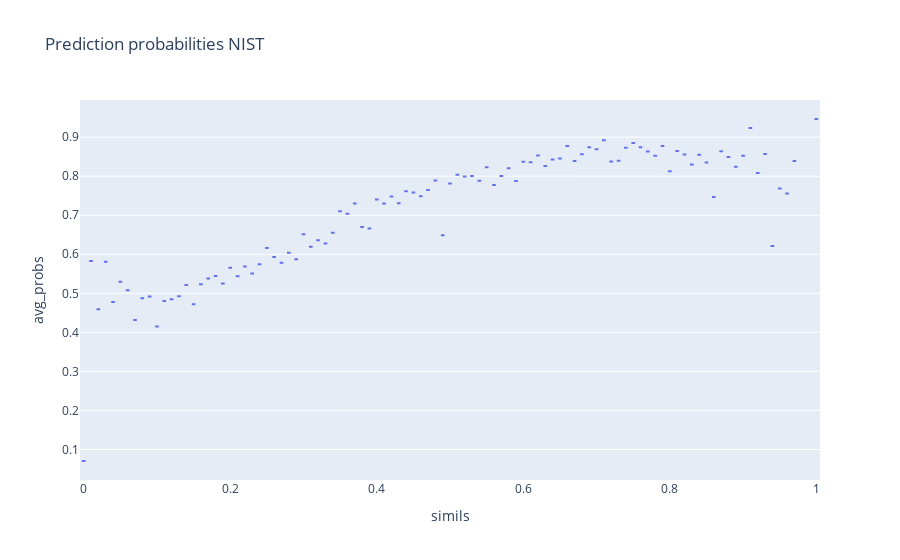
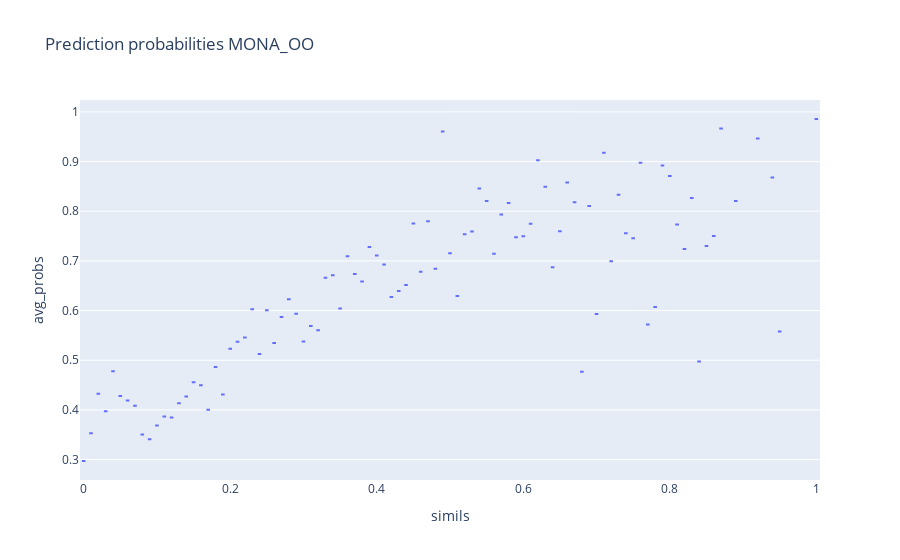
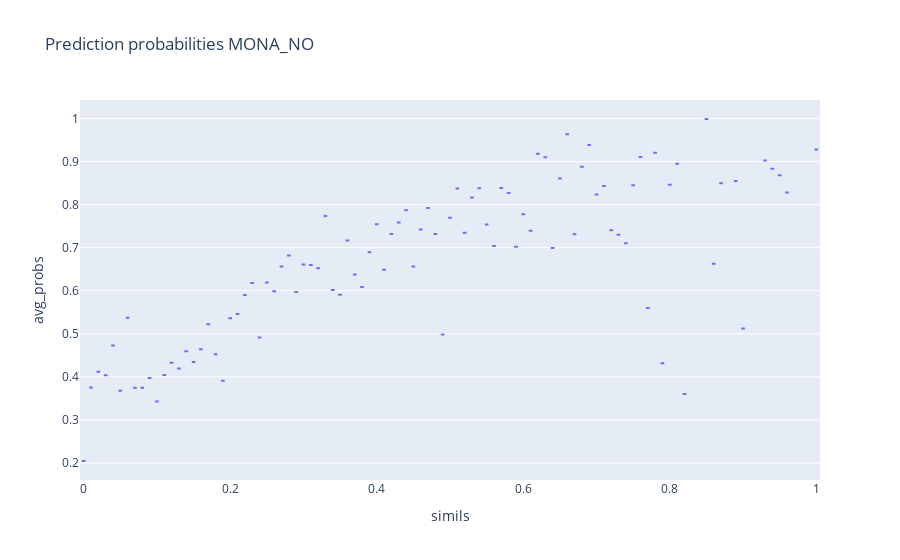
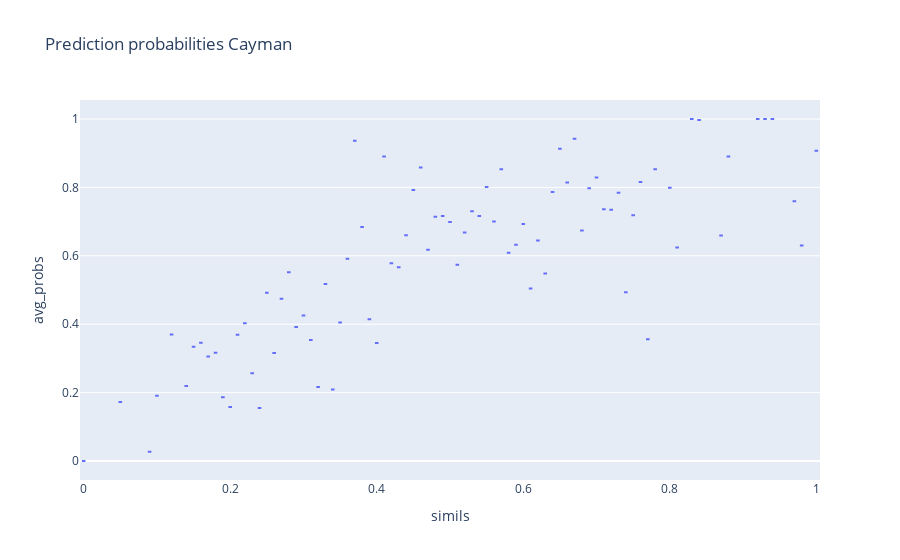

The notebook cell these images were saved under, in order:
### Code cell
import math

def extract_probs(predictions_file):
    probs = []
    with open(predictions_file, "r") as f:
        for line in f:
            line = line.strip()
            linedict = json.loads(line)
            if not linedict:
                probs.append(0)
                continue
            max_prob = max(list(linedict.values()))
            probs.append(max_prob)
    return probs

def extract_simils(best_preds_file):
    simils = []
    with open(best_preds_file, "r") as f:
        for line in f:
            line = line.strip()
            linedict = json.loads(line)
            if not linedict:
                simils.append(0)
                continue
            simil = linedict["simil_best_simil_morgan_tanimoto"]
            simils.append(simil)
    return simils

def count_probs(prob_simil, num_bins=100):
    c = [list() for i in range(num_bins+1)]
    for prob, simil in prob_simil:
        c[int(simil*num_bins)].append(prob)
    return c

def visualize_probs(predictions_dict, num_bins=100, pick_first_n=None):
    total_mean_probs = {}
    avg_simils = {}
    dataset_size = {}
    for dataset, prob_file in predictions_dict.items():
        simils = extract_simils(prob_file.replace("predictions.jsonl", "df_best_predictions.jsonl"))
        probs = extract_probs(prob_file)
        simils, probs = simils[:pick_first_n], probs[:pick_first_n]
        prob_simil = list(zip(probs, simils))
        all_probs = count_probs(prob_simil, num_bins=num_bins)
        mean_probs = [sum(l)/len(l) if len(l)>0 else None for l in all_probs]
        total_mean_prob = sum([sum(l) for l in all_probs])/sum([len(l) for l in all_probs])
        df = pd.DataFrame({"avg_probs": mean_probs, "simils": [i/num_bins for i in range(num_bins+1)]})
        fig = px.box(df, x="simils", y="avg_probs", title=f"Prediction probabilities {dataset}")
        fig.show()

        total_mean_probs[dataset] = total_mean_prob
        avg_simils[dataset] = sum(simils)/len(simils)
        dataset_size[dataset] = len(simils)
    return total_mean_probs, avg_simils, dataset_size

total_mean_probs, avg_simils, dataset_size = visualize_probs(predictions, num_bins=100, pick_first_n=None)

for dataset, mean_prob in total_mean_probs.items():
    print(f"Mean probability and men similarity for {dataset}: {mean_prob:.4f}, {avg_simils[dataset]:.4f}, dataset size {dataset_size[dataset]}")

### Figure 1 — Plotly figure (JSON) as saved in the notebook; plotly's stock layout.template omitted (floating-point values rounded to 4 significant figures)
{"data": [{"alignmentgroup": "True", "hovertemplate": "simils=%{x}<br>avg_probs=%{y}<extra></extra>", "legendgroup": "", "marker": {"color": "#636efa"}, "name": "", "notched": false, "offsetgroup": "", "orientation": "v", "showlegend": false, "type": "box", "x": [0, 0.01, 0.02, 0.03, 0.04, 0.05, 0.06, 0.07, 0.08, 0.09, 0.1, 0.11, 0.12, 0.13, 0.14, 0.15, 0.16, 0.17, 0.18, 0.19, 0.2, 0.21, 0.22, 0.23, 0.24, 0.25, 0.26, 0.27, 0.28, 0.29, 0.3, 0.31, 0.32, 0.33, 0.34, 0.35, 0.36, 0.37, 0.38, 0.39, 0.4, 0.41, 0.42, 0.43, 0.44, 0.45, 0.46, 0.47, 0.48, 0.49, 0.5, 0.51, 0.52, 0.53, 0.54, 0.55, 0.56, 0.57, 0.58, 0.59, 0.6, 0.61, 0.62, 0.63, 0.64, 0.65, 0.66, 0.67, 0.68, 0.69, 0.7, 0.71, 0.72, 0.73, 0.74, 0.75, 0.76, 0.77, 0.78, 0.79, 0.8, 0.81, 0.82, 0.83, 0.84, 0.85, 0.86, 0.87, 0.88, 0.89, 0.9, 0.91, 0.92, 0.93, 0.94, 0.95, 0.96, 0.97, 0.98, 0.99, 1], "x0": " ", "xaxis": "x", "y": [0.07037, 0.5831, 0.4593, 0.5811, 0.4778, 0.5295, 0.5077, 0.4318, 0.487, 0.4921, 0.4149, 0.4802, 0.4849, 0.4925, 0.5212, 0.4717, 0.523, 0.5381, 0.5441, 0.525, 0.5655, 0.5435, 0.5686, 0.5509, 0.5746, 0.6162, 0.5928, 0.578, 0.6037, 0.5871, 0.6512, 0.6192, 0.6362, 0.6275, 0.6553, 0.7104, 0.7038, 0.7299, 0.6696, 0.6663, 0.7402, 0.7304, 0.7478, 0.7308, 0.7618, 0.7581, 0.7489, 0.7646, 0.7892, 0.6486, 0.7814, 0.8039, 0.7992, 0.8006, 0.7884, 0.8231, 0.7772, 0.8003, 0.8201, 0.7878, 0.8373, 0.8359, 0.8528, 0.8259, 0.8429, 0.8453, 0.8773, 0.8391, 0.8563, 0.8743, 0.869, 0.8923, 0.838, 0.8394, 0.8728, 0.8849, 0.8741, 0.863, 0.8523, 0.8774, 0.8126, 0.8646, 0.8557, 0.8301, 0.8552, 0.8352, 0.7466, 0.8641, 0.849, 0.8244, 0.8524, 0.9232, 0.8079, 0.8566, 0.6213, 0.7685, 0.7559, 0.839, null, null, 0.9466], "y0": " ", "yaxis": "y"}], "layout": {"boxmode": "group", "legend": {"tracegroupgap": 0}, "title": {"text": "Prediction probabilities NIST"}, "xaxis": {"anchor": "y", "domain": [0, 1], "title": {"text": "simils"}}, "yaxis": {"anchor": "x", "domain": [0, 1], "title": {"text": "avg_probs"}}}}

### Figure 2 — Plotly figure (JSON) as saved in the notebook; plotly's stock layout.template omitted (floating-point values rounded to 4 significant figures)
{"data": [{"alignmentgroup": "True", "hovertemplate": "simils=%{x}<br>avg_probs=%{y}<extra></extra>", "legendgroup": "", "marker": {"color": "#636efa"}, "name": "", "notched": false, "offsetgroup": "", "orientation": "v", "showlegend": false, "type": "box", "x": [0, 0.01, 0.02, 0.03, 0.04, 0.05, 0.06, 0.07, 0.08, 0.09, 0.1, 0.11, 0.12, 0.13, 0.14, 0.15, 0.16, 0.17, 0.18, 0.19, 0.2, 0.21, 0.22, 0.23, 0.24, 0.25, 0.26, 0.27, 0.28, 0.29, 0.3, 0.31, 0.32, 0.33, 0.34, 0.35, 0.36, 0.37, 0.38, 0.39, 0.4, 0.41, 0.42, 0.43, 0.44, 0.45, 0.46, 0.47, 0.48, 0.49, 0.5, 0.51, 0.52, 0.53, 0.54, 0.55, 0.56, 0.57, 0.58, 0.59, 0.6, 0.61, 0.62, 0.63, 0.64, 0.65, 0.66, 0.67, 0.68, 0.69, 0.7, 0.71, 0.72, 0.73, 0.74, 0.75, 0.76, 0.77, 0.78, 0.79, 0.8, 0.81, 0.82, 0.83, 0.84, 0.85, 0.86, 0.87, 0.88, 0.89, 0.9, 0.91, 0.92, 0.93, 0.94, 0.95, 0.96, 0.97, 0.98, 0.99, 1], "x0": " ", "xaxis": "x", "y": [0.2972, 0.3531, 0.4328, 0.3972, 0.4776, 0.4279, 0.4188, 0.4083, 0.3507, 0.3407, 0.3686, 0.3867, 0.3845, 0.4135, 0.4269, 0.4557, 0.4495, 0.4004, 0.4863, 0.4309, 0.5231, 0.5372, 0.5458, 0.6025, 0.5126, 0.6007, 0.5346, 0.587, 0.6228, 0.5934, 0.5379, 0.5689, 0.5605, 0.6659, 0.671, 0.6039, 0.7093, 0.6736, 0.6583, 0.7281, 0.7108, 0.6926, 0.6273, 0.6395, 0.6516, 0.7751, 0.6779, 0.7799, 0.684, 0.9607, 0.7152, 0.6294, 0.7534, 0.7593, 0.846, 0.8208, 0.7143, 0.7936, 0.8167, 0.7474, 0.7495, 0.775, 0.9024, 0.8493, 0.6871, 0.7596, 0.8576, 0.8179, 0.4768, 0.8105, 0.5929, 0.9176, 0.6991, 0.8332, 0.7555, 0.7454, 0.8973, 0.5718, 0.6071, 0.8919, 0.8708, 0.7734, 0.7239, 0.8267, 0.4974, 0.73, 0.7499, 0.9666, null, 0.8204, null, null, 0.9464, null, 0.8677, 0.558, null, null, null, null, 0.9856], "y0": " ", "yaxis": "y"}], "layout": {"boxmode": "group", "legend": {"tracegroupgap": 0}, "title": {"text": "Prediction probabilities MONA_OO"}, "xaxis": {"anchor": "y", "domain": [0, 1], "title": {"text": "simils"}}, "yaxis": {"anchor": "x", "domain": [0, 1], "title": {"text": "avg_probs"}}}}

### Figure 3 — Plotly figure (JSON) as saved in the notebook; plotly's stock layout.template omitted (floating-point values rounded to 4 significant figures)
{"data": [{"alignmentgroup": "True", "hovertemplate": "simils=%{x}<br>avg_probs=%{y}<extra></extra>", "legendgroup": "", "marker": {"color": "#636efa"}, "name": "", "notched": false, "offsetgroup": "", "orientation": "v", "showlegend": false, "type": "box", "x": [0, 0.01, 0.02, 0.03, 0.04, 0.05, 0.06, 0.07, 0.08, 0.09, 0.1, 0.11, 0.12, 0.13, 0.14, 0.15, 0.16, 0.17, 0.18, 0.19, 0.2, 0.21, 0.22, 0.23, 0.24, 0.25, 0.26, 0.27, 0.28, 0.29, 0.3, 0.31, 0.32, 0.33, 0.34, 0.35, 0.36, 0.37, 0.38, 0.39, 0.4, 0.41, 0.42, 0.43, 0.44, 0.45, 0.46, 0.47, 0.48, 0.49, 0.5, 0.51, 0.52, 0.53, 0.54, 0.55, 0.56, 0.57, 0.58, 0.59, 0.6, 0.61, 0.62, 0.63, 0.64, 0.65, 0.66, 0.67, 0.68, 0.69, 0.7, 0.71, 0.72, 0.73, 0.74, 0.75, 0.76, 0.77, 0.78, 0.79, 0.8, 0.81, 0.82, 0.83, 0.84, 0.85, 0.86, 0.87, 0.88, 0.89, 0.9, 0.91, 0.92, 0.93, 0.94, 0.95, 0.96, 0.97, 0.98, 0.99, 1], "x0": " ", "xaxis": "x", "y": [0.2046, 0.3754, 0.4117, 0.4035, 0.473, 0.3677, 0.5374, 0.3748, 0.3745, 0.3973, 0.343, 0.4044, 0.4328, 0.4196, 0.4595, 0.4342, 0.4644, 0.5224, 0.4522, 0.3909, 0.536, 0.5462, 0.5899, 0.6179, 0.4915, 0.6189, 0.5989, 0.6563, 0.6821, 0.5971, 0.6609, 0.6598, 0.6524, 0.7739, 0.6018, 0.5905, 0.7169, 0.638, 0.6088, 0.6892, 0.7543, 0.6487, 0.7318, 0.7588, 0.7868, 0.6566, 0.7425, 0.792, 0.7316, 0.4984, 0.7698, 0.8373, 0.7348, 0.8165, 0.8383, 0.7538, 0.7039, 0.8384, 0.8272, 0.7019, 0.7777, 0.7396, 0.9183, 0.9099, 0.6992, 0.8605, 0.9632, 0.7311, 0.888, 0.9386, 0.8234, 0.8435, 0.7405, 0.7303, 0.7103, 0.8452, 0.9105, 0.56, 0.9204, 0.4319, 0.8462, 0.8949, 0.3601, null, null, 0.9989, 0.6625, 0.8494, null, 0.8547, 0.5123, null, null, 0.9023, 0.8832, 0.8682, 0.8282, null, null, null, 0.9278], "y0": " ", "yaxis": "y"}], "layout": {"boxmode": "group", "legend": {"tracegroupgap": 0}, "title": {"text": "Prediction probabilities MONA_NO"}, "xaxis": {"anchor": "y", "domain": [0, 1], "title": {"text": "simils"}}, "yaxis": {"anchor": "x", "domain": [0, 1], "title": {"text": "avg_probs"}}}}

### Figure 4 — Plotly figure (JSON) as saved in the notebook; plotly's stock layout.template omitted (floating-point values rounded to 4 significant figures)
{"data": [{"alignmentgroup": "True", "hovertemplate": "simils=%{x}<br>avg_probs=%{y}<extra></extra>", "legendgroup": "", "marker": {"color": "#636efa"}, "name": "", "notched": false, "offsetgroup": "", "orientation": "v", "showlegend": false, "type": "box", "x": [0, 0.01, 0.02, 0.03, 0.04, 0.05, 0.06, 0.07, 0.08, 0.09, 0.1, 0.11, 0.12, 0.13, 0.14, 0.15, 0.16, 0.17, 0.18, 0.19, 0.2, 0.21, 0.22, 0.23, 0.24, 0.25, 0.26, 0.27, 0.28, 0.29, 0.3, 0.31, 0.32, 0.33, 0.34, 0.35, 0.36, 0.37, 0.38, 0.39, 0.4, 0.41, 0.42, 0.43, 0.44, 0.45, 0.46, 0.47, 0.48, 0.49, 0.5, 0.51, 0.52, 0.53, 0.54, 0.55, 0.56, 0.57, 0.58, 0.59, 0.6, 0.61, 0.62, 0.63, 0.64, 0.65, 0.66, 0.67, 0.68, 0.69, 0.7, 0.71, 0.72, 0.73, 0.74, 0.75, 0.76, 0.77, 0.78, 0.79, 0.8, 0.81, 0.82, 0.83, 0.84, 0.85, 0.86, 0.87, 0.88, 0.89, 0.9, 0.91, 0.92, 0.93, 0.94, 0.95, 0.96, 0.97, 0.98, 0.99, 1], "x0": " ", "xaxis": "x", "y": [0, null, null, null, null, 0.1727, null, null, null, 0.02733, 0.1907, null, 0.3696, null, 0.219, 0.334, 0.3454, 0.3055, 0.3164, 0.1864, 0.158, 0.369, 0.4029, 0.2568, 0.1551, 0.492, 0.3158, 0.4746, 0.552, 0.3918, 0.4257, 0.3537, 0.2161, 0.5173, 0.2089, 0.4049, 0.5913, 0.9362, 0.6838, 0.4144, 0.345, 0.89, 0.5783, 0.5666, 0.6598, 0.7927, 0.8584, 0.6179, 0.7143, 0.7161, 0.6992, 0.5735, 0.6683, 0.73, 0.7166, 0.8009, 0.7001, 0.8532, 0.6089, 0.6323, 0.6932, 0.5046, 0.6446, 0.548, 0.7864, 0.9132, 0.8142, 0.9422, 0.6741, 0.7975, 0.8289, 0.7362, 0.7349, 0.7845, 0.4935, 0.7185, 0.816, 0.3562, 0.853, null, 0.7993, 0.6244, null, 0.9998, 0.9971, null, null, 0.659, 0.8907, null, null, null, 1.0, 0.9999, 1.0, null, null, 0.7596, 0.6301, null, 0.907], "y0": " ", "yaxis": "y"}], "layout": {"boxmode": "group", "legend": {"tracegroupgap": 0}, "title": {"text": "Prediction probabilities Cayman"}, "xaxis": {"anchor": "y", "domain": [0, 1], "title": {"text": "simils"}}, "yaxis": {"anchor": "x", "domain": [0, 1], "title": {"text": "avg_probs"}}}}
